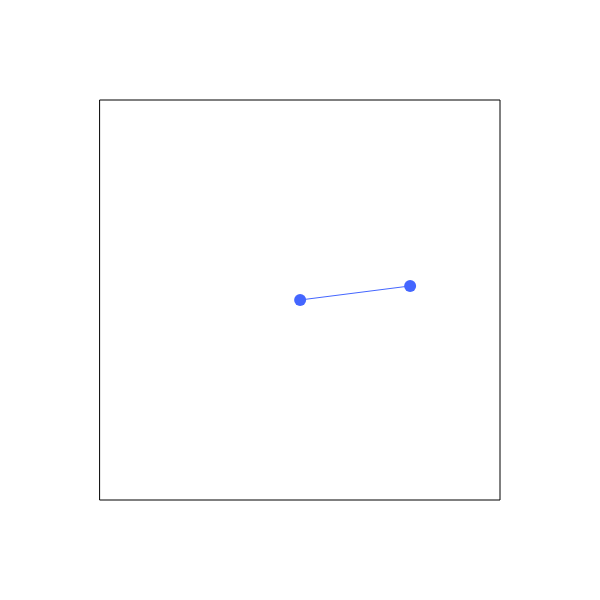
Frame 1 (no input)
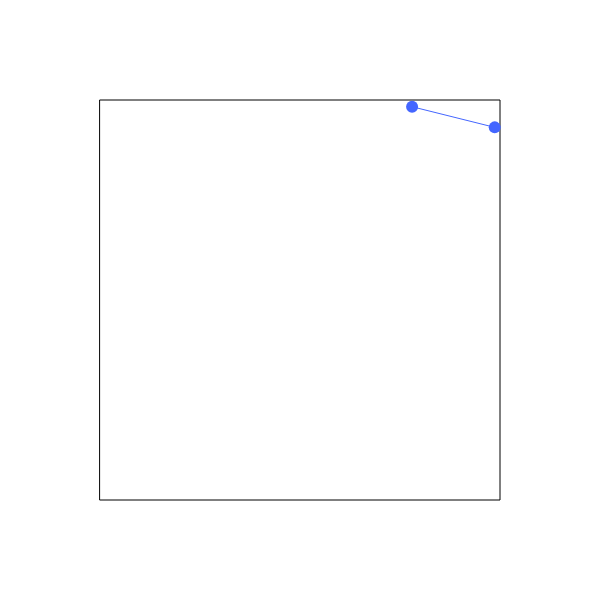
Frame 60 (no input)
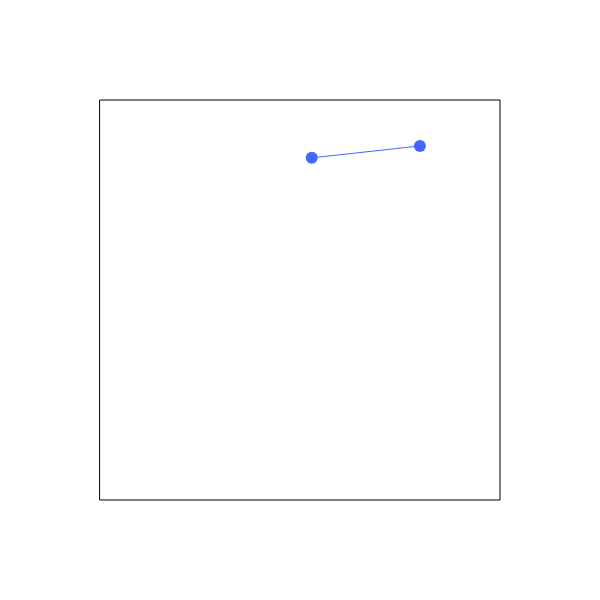
Frame 120 (the mouse pressed at the canvas centre since frame 60)

The p5.js sketch that drew these frames (run headless with seeded random() and noise() and a simulated clock; from frame 60 on, the mouse is pressed at the canvas centre):

// p5.js sketch
// ── sketch.js
// Ira Greenberg
// Nature & Code
// Center of Creative Computation | SMU
// Fall, 2021

// Description:
// Creating a Verlet Stick

let bounds; // vector
let node1;
let node2;
let stick;

function setup() {
    createCanvas(600, 600);
    bounds = createVector(400, 400);
    node1 = new VerletNode(new p5.Vector(0, 0,), 6);
    node2 = new VerletNode(new p5.Vector(100, 0,), 6);
    stick = new VerletStick(node1, node2, .0005, 0, '#4466ff');
    stick.nudge(1, new p5.Vector(random(-12, 12), random(-12, 12)));
}

function draw() {
    background(255);
    translate(width / 2, height / 2);
    drawBounds();
    
    stick.verlet();
    stick.draw();
    stick.boundsCollide(bounds);
}

function drawBounds() {
    noFill();
    stroke(0);
    rect(-bounds.x / 2, -bounds.y / 2, bounds.x, bounds.y);
}
// ── VerletNode.js
// Verlet Node class
class VerletNode {

	// expects a vector and a number
	constructor(pos, radius) {
		this.pos = pos;
		this.radius = radius;
		this.radiusOld = this.radius; //no side-effect
		this.posOld = new p5.Vector(pos.x, pos.y); // creating a new address
		//this.posOld = pos; // problem we would have a side-effect
		//console.log("pos = ", pos);
	}

	nudge(offset) {
		this.offset = offset;
		this.pos.add(this.offset);
	}

	//this is where the motion is calculated
	verlet() {
		var posTemp = new p5.Vector(this.pos.x, this.pos.y);

		this.pos.x += (this.pos.x - this.posOld.x);
		this.pos.y += (this.pos.y - this.posOld.y);

		this.posOld.set(posTemp);
	}

	draw() {
		ellipse(this.pos.x, this.pos.y, this.radius * 2, this.radius * 2);
	}

	boundsCollide(bounds) {
		if (this.pos.x > bounds.x / 2 - this.radius) {
			this.pos.x = bounds.x / 2 - this.radius;
			this.pos.x -= 1;
		}
		else if (this.pos.x < -bounds.x / 2 + this.radius) {
			this.pos.x = -bounds.x / 2 + this.radius;
			this.pos.x += 1;
		}

		if (this.pos.y > bounds.y / 2 - this.radius) {
			this.pos.y = bounds.y / 2 - this.radius;
			this.pos.y -= 1;
		}
		else if (this.pos.y < -bounds.y / 2 + this.radius) {
			this.pos.y = -bounds.y / 2 + this.radius;
			this.pos.y += 1;
		}
	}
} // closes class


// ── VerletStick.js

class VerletStick {

    constructor(start, end, stickTension, anchorTerminal, color) {
        this.start = start;
        this.end = end;
        this.len = this.start.pos.dist(this.end.pos);
        this.stickTension = stickTension;
        this.anchorTerminal = anchorTerminal;
        this.color = color;
    }

    constrainLen() {
        let accuracyCount = 50; // costs a bit in performance
        // To Do: create a parameter in constructor for accuracyCount
        
        for (let i = 0; i < accuracyCount; i++) {
            let delta = new p5.Vector(
                this.end.pos.x - this.start.pos.x,
                this.end.pos.y - this.start.pos.y
            );
            let deltaLength = delta.mag();
            let node1ConstrainFactor = 0;
            let node2ConstrainFactor = 0;

            switch (this.anchorTerminal) {
                case 0:
                    node1ConstrainFactor = 0.5;
                    node2ConstrainFactor = 0.5;
                    break;
                case 1:
                    node1ConstrainFactor = 0.0;
                    node2ConstrainFactor = 1.0;
                    break;
                case 2:
                    node1ConstrainFactor = 1.0;
                    node2ConstrainFactor = 0.0;
                    break;
                case 3:
                    node1ConstrainFactor = 0.0;
                    node2ConstrainFactor = 0.0;
                    break;
                default:
                    node1ConstrainFactor = 0.5;
                    node2ConstrainFactor = 0.5;
            }

            let difference = (deltaLength - this.len) / deltaLength;
            this.start.pos.x += delta.x * (node1ConstrainFactor * this.stickTension * difference);
            this.start.pos.y += delta.y * (node1ConstrainFactor * this.stickTension * difference);
            this.end.pos.x -= delta.x * (node2ConstrainFactor * this.stickTension * difference);
            this.end.pos.y -= delta.y * (node2ConstrainFactor * this.stickTension * difference);
        }
    }

    nudge(index, offset) {
        if (index == 0) {
            this.start.nudge(offset);
        } else {
            this.end.nudge(offset);
        }

    }

    verlet() {
        this.start.verlet();
        this.end.verlet();
        this.constrainLen();
    }

    draw() {
        fill(this.color);
        noStroke();
        this.start.draw();
        this.end.draw();

        stroke(this.color);
        noFill();
        beginShape();
        vertex(this.start.pos.x, this.start.pos.y);
        vertex(this.end.pos.x, this.end.pos.y);
        endShape();
    }

    boundsCollide(bounds) {
        this.start.boundsCollide(bounds);
        this.end.boundsCollide(bounds);
    }

    setColor(color) {
        // to do
    }

    setOpacity(alpha) {
        // to do
    }

    setVisibility(isVisible) {
        // to do
    }
    reinitializeLen() {
        this.len = this.start.pos.dist(this.end.pos);
    }


}
